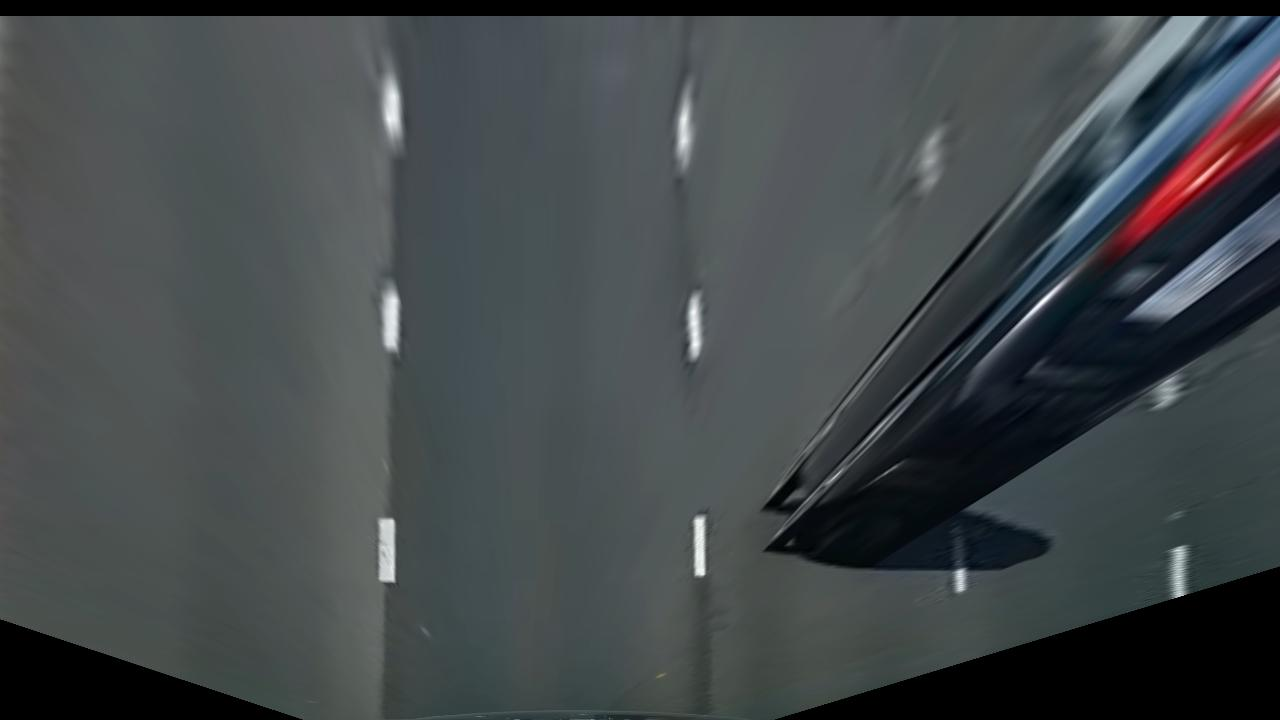
%> input picture lane_detector/straight_imgs/straight_img1.jpg, 1280 x 720 px
$ octave --eval "result = getLines(rgb2gray(imread('straight_imgs/straight_img1.jpg')));"   (GNU Octave 9; MATLAB toolbox functions it lacks are replaced by stand-ins)
%> lines starting %> are read from the running program, lines starting %| are printed output that depends on the picture
function [lines] = getLines(Img)
    % Line detection in the image using the canny algorithm
    % and Hough transform
    %
    % Input:
    % Img -   input image
    %
    % Output:
    % lines - detected lines

    % Author: Maciej Morawski
    BW = edge(Img,'canny', 'vertical');
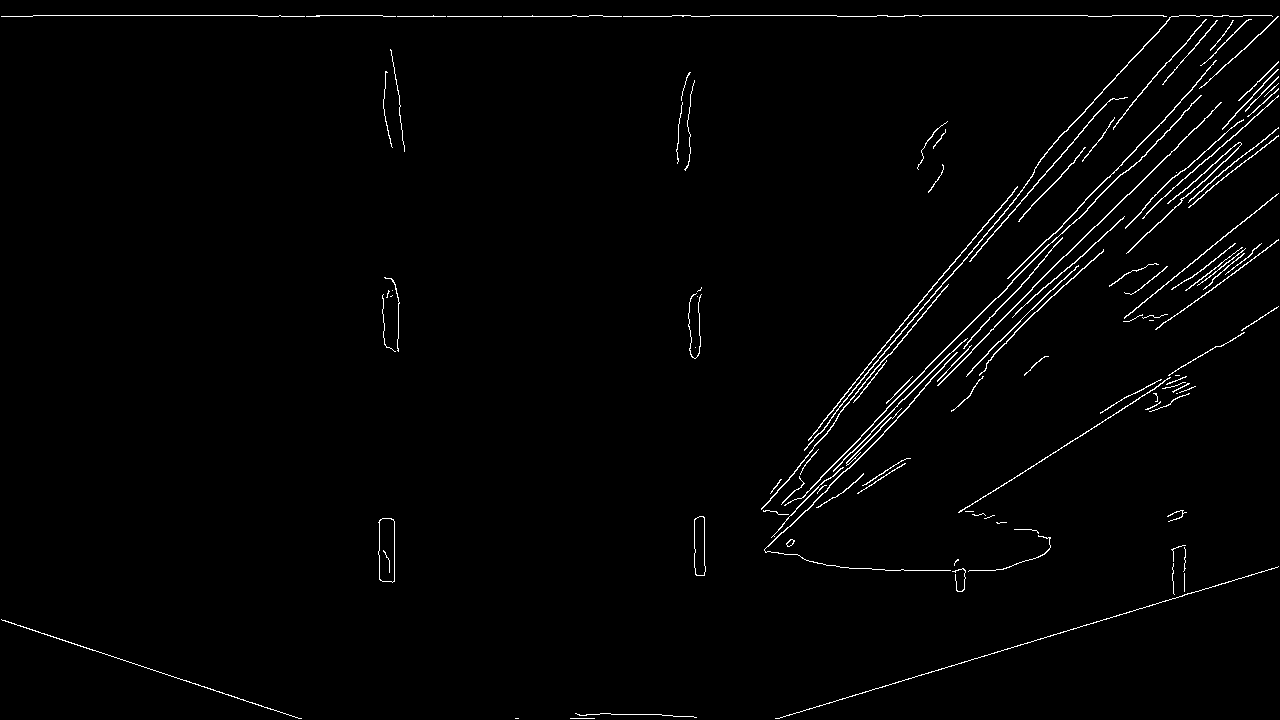
%> BW: size 720x1280 logical; 1.6% white in thin lines or dots
    [H,theta,rho] = hough(BW, 'RhoResolution', 1, 'Theta',-15:0.5:15);
%> theta = 61 values from -15 to 15; rho = 2937 values from -1468 to 1468
    P = houghpeaks(H,5,'threshold',ceil(0.3*max(H(:))));
%> P = [2159 28; 2158 30; 1858 30; 2663 33; 2150 25]
    lines = houghlines(BW,theta,rho,P,'FillGap',50,'MinLength',20);
%> lines = 13 lines; longest, point1 to point2 (x, y): (691, 73) to (691, 154), (687, 78) to (691, 154), (699, 291) to (700, 354), (395, 522) to (395, 582), (698, 292) to (701, 347), (705, 518) to (706, 572)
%> `result = getLines(rgb2gray(imread('straight_imgs/straight_img1.jpg')));`: result has the same summary as lines in getLines
end

$ run again, on lane_detector/straight_imgs/straight_img2.jpg
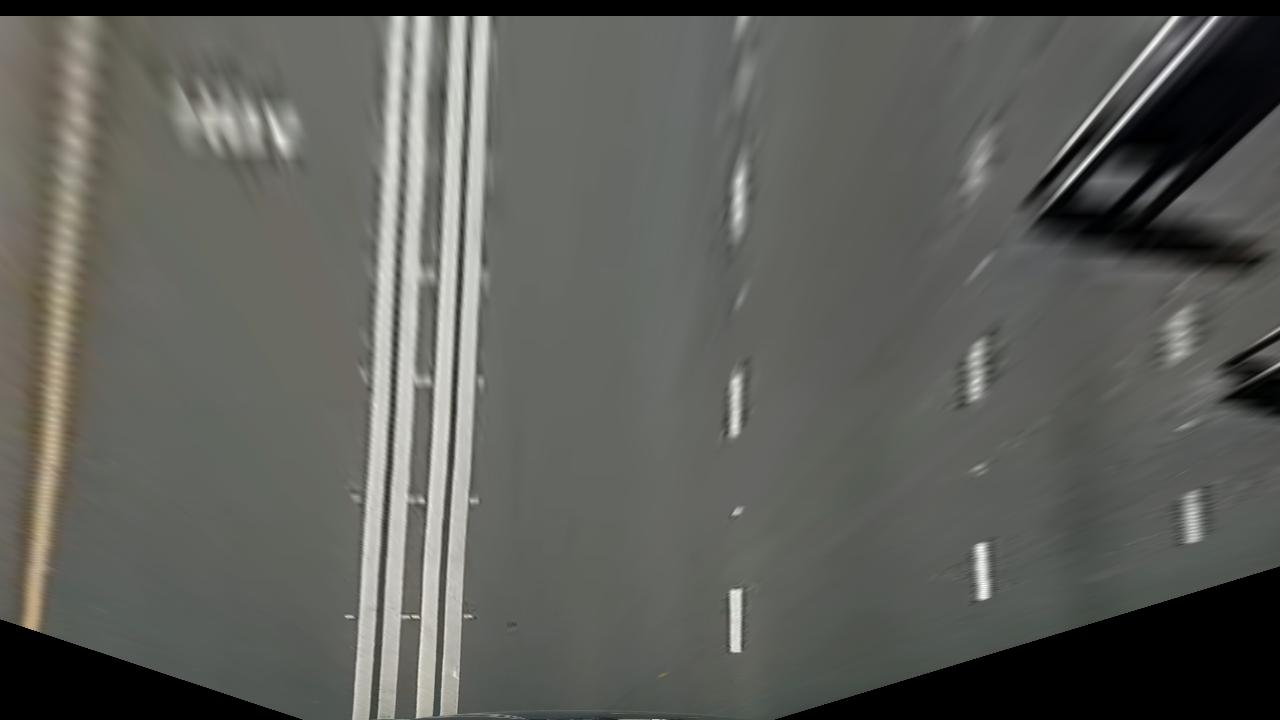
%> input picture lane_detector/straight_imgs/straight_img2.jpg, 1280 x 720 px
%> in getLines, `BW = edge(Img,'canny', 'vertical');`:
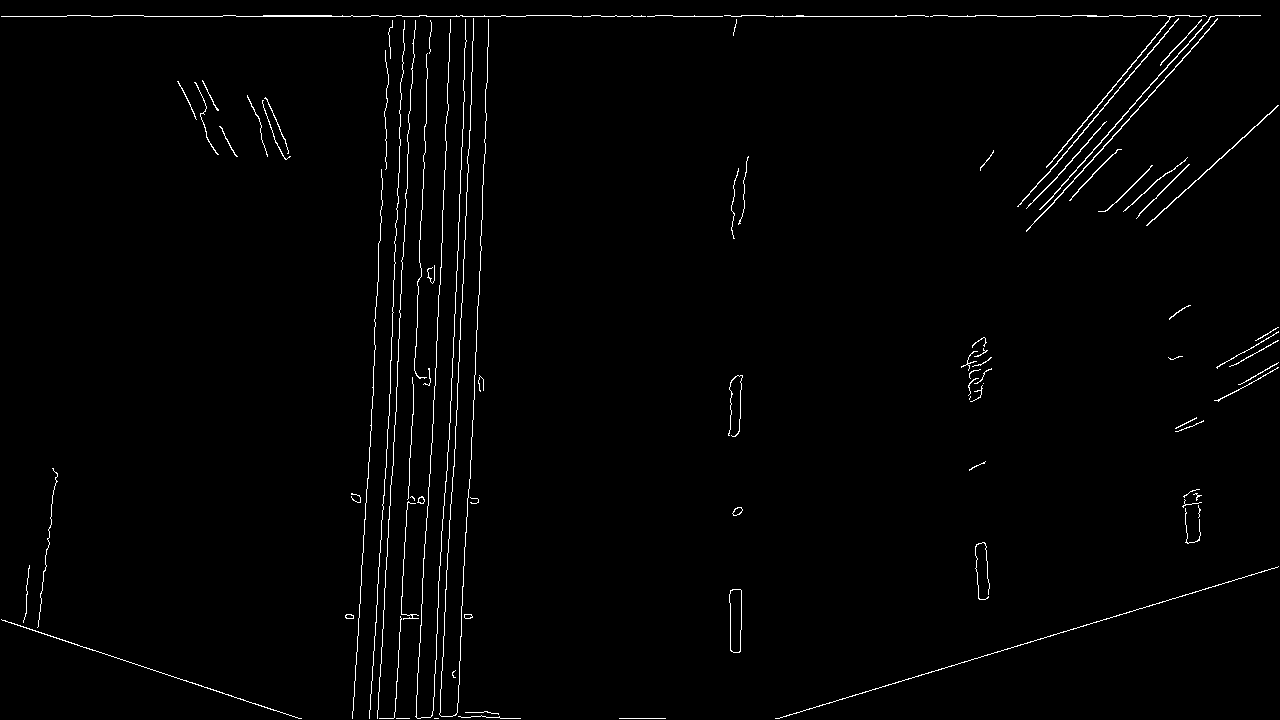
%> BW: size 720x1280 logical; 1.4% white in thin lines or dots
%> theta = 61 values from -15 to 15; rho = 2937 values from -1468 to 1468
%> P = [1884 37; 1945 37; 1935 35; 1872 35; 1947 39]
%> lines = 20 lines; longest, point1 to point2 (x, y): (398, 362) to (416, 21), (458, 384) to (472, 105), (440, 714) to (453, 480), (379, 709) to (392, 479), (438, 609) to (452, 401), (444, 654) to (448, 567)
%> result has the same summary as lines in getLines

$ run again, on lane_detector/straight_imgs/straight_img3.jpg
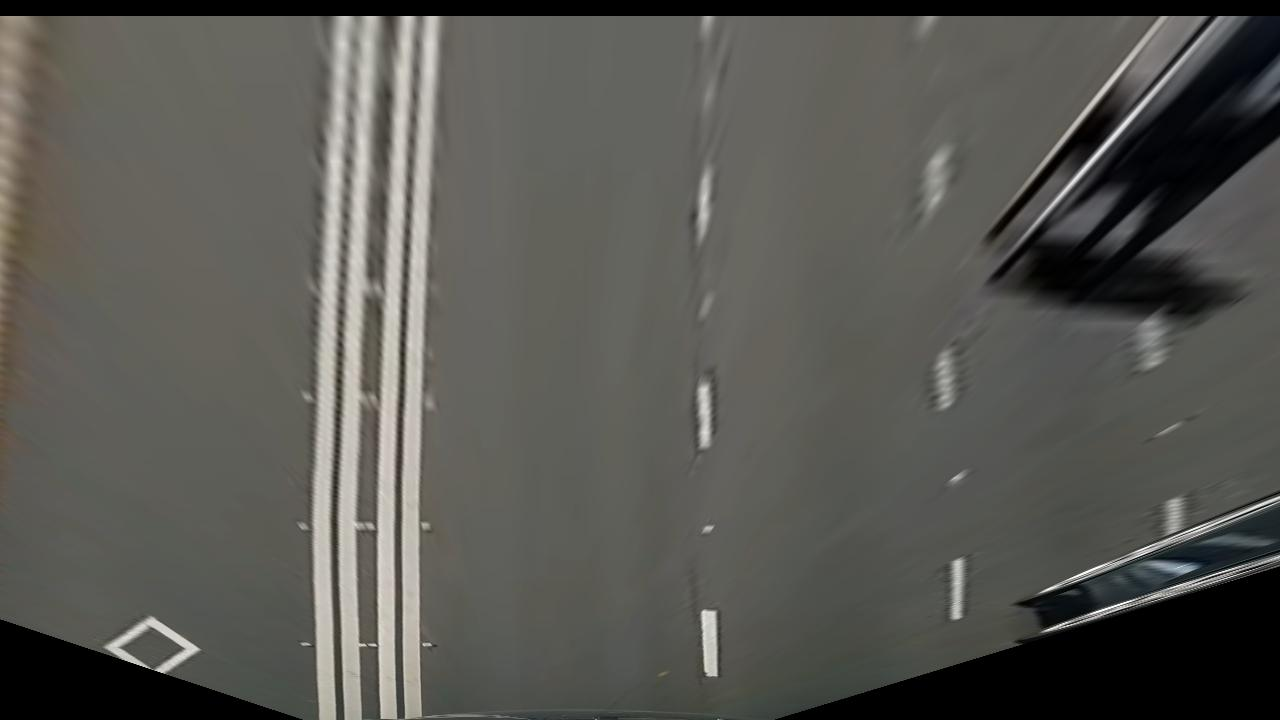
%> input picture lane_detector/straight_imgs/straight_img3.jpg, 1280 x 720 px
%> in getLines, `BW = edge(Img,'canny', 'vertical');`:
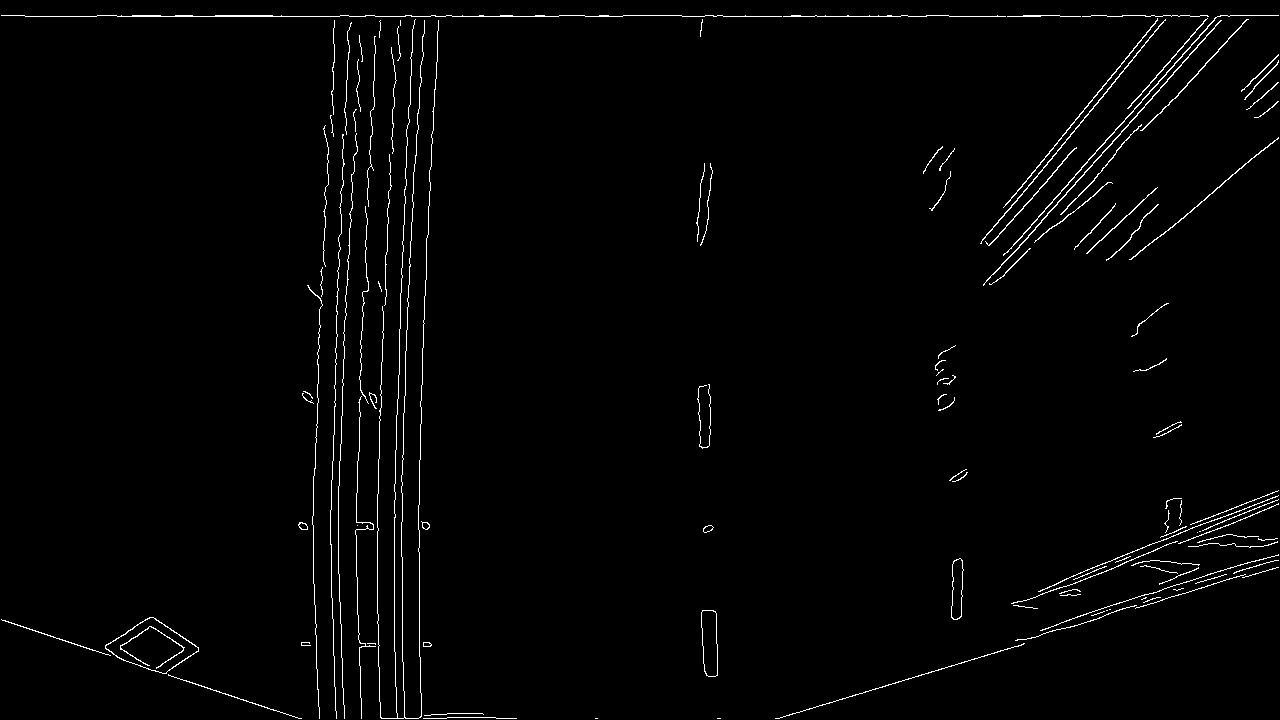
%> BW: size 720x1280 logical; 1.7% white in thin lines or dots
%> theta = 61 values from -15 to 15; rho = 2937 values from -1468 to 1468
%> P = [1880 35; 1817 35; 1892 37; 1888 31; 1805 27]
%> lines = 22 lines; longest, point1 to point2 (x, y): (420, 461) to (420, 657), (356, 531) to (362, 719), (406, 352) to (414, 208), (416, 156) to (424, 17), (338, 312) to (341, 250), (406, 169) to (409, 108)
%> result has the same summary as lines in getLines
